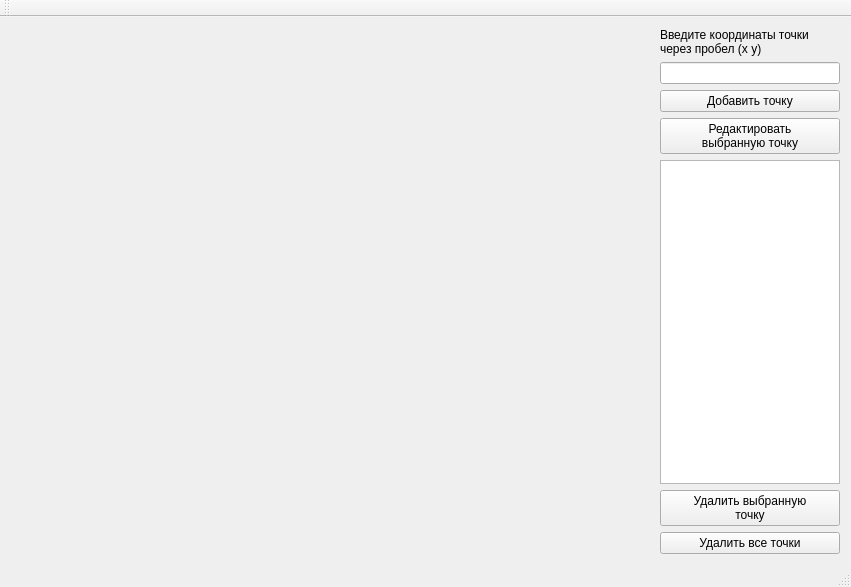
<?xml version="1.0" encoding="UTF-8"?>
<ui version="4.0">
 <class>MainWindow</class>
 <widget class="QMainWindow" name="MainWindow">
  <property name="geometry">
   <rect>
    <x>0</x>
    <y>0</y>
    <width>851</width>
    <height>587</height>
   </rect>
  </property>
  <property name="minimumSize">
   <size>
    <width>600</width>
    <height>400</height>
   </size>
  </property>
  <property name="windowTitle">
   <string>MainWindow</string>
  </property>
  <widget class="QWidget" name="centralWidget">
   <layout class="QGridLayout" name="gridLayout">
    <item row="4" column="1">
     <widget class="QListWidget" name="listDots">
      <property name="minimumSize">
       <size>
        <width>180</width>
        <height>0</height>
       </size>
      </property>
      <property name="maximumSize">
       <size>
        <width>180</width>
        <height>16777215</height>
       </size>
      </property>
     </widget>
    </item>
    <item row="2" column="1">
     <widget class="QPushButton" name="btnAdd">
      <property name="text">
       <string>Добавить точку</string>
      </property>
     </widget>
    </item>
    <item row="5" column="1">
     <widget class="QPushButton" name="btnDel">
      <property name="text">
       <string>Удалить выбранную 
точку</string>
      </property>
     </widget>
    </item>
    <item row="1" column="1">
     <widget class="QLineEdit" name="lineEdit">
      <property name="minimumSize">
       <size>
        <width>180</width>
        <height>0</height>
       </size>
      </property>
      <property name="maximumSize">
       <size>
        <width>180</width>
        <height>16777215</height>
       </size>
      </property>
     </widget>
    </item>
    <item row="4" column="0">
     <spacer name="horizontalSpacer">
      <property name="orientation">
       <enum>Qt::Horizontal</enum>
      </property>
      <property name="sizeHint" stdset="0">
       <size>
        <width>644</width>
        <height>20</height>
       </size>
      </property>
     </spacer>
    </item>
    <item row="6" column="1">
     <widget class="QPushButton" name="btnDelAll">
      <property name="text">
       <string>Удалить все точки</string>
      </property>
     </widget>
    </item>
    <item row="0" column="1">
     <widget class="QLabel" name="label">
      <property name="layoutDirection">
       <enum>Qt::LeftToRight</enum>
      </property>
      <property name="text">
       <string>Введите координаты точки
через пробел (x y)</string>
      </property>
     </widget>
    </item>
    <item row="3" column="1">
     <widget class="QPushButton" name="btnEdit">
      <property name="text">
       <string>Редактировать
выбранную точку</string>
      </property>
     </widget>
    </item>
   </layout>
  </widget>
  <widget class="QMenuBar" name="menuBar">
   <property name="geometry">
    <rect>
     <x>0</x>
     <y>0</y>
     <width>851</width>
     <height>22</height>
    </rect>
   </property>
  </widget>
  <widget class="QToolBar" name="mainToolBar">
   <attribute name="toolBarArea">
    <enum>TopToolBarArea</enum>
   </attribute>
   <attribute name="toolBarBreak">
    <bool>false</bool>
   </attribute>
  </widget>
  <widget class="QStatusBar" name="statusBar"/>
 </widget>
 <layoutdefault spacing="6" margin="11"/>
 <resources/>
 <connections/>
</ui>
